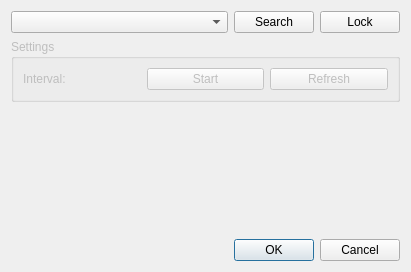
<?xml version="1.0" encoding="UTF-8"?>
<ui version="4.0">
 <class>networkDialog</class>
 <widget class="QDialog" name="networkDialog">
  <property name="geometry">
   <rect>
    <x>0</x>
    <y>0</y>
    <width>411</width>
    <height>272</height>
   </rect>
  </property>
  <property name="windowTitle">
   <string>Browse servers</string>
  </property>
  <property name="windowIcon">
   <iconset>
    <normaloff>:/icons/internet</normaloff>:/icons/internet</iconset>
  </property>
  <layout class="QVBoxLayout" name="verticalLayout_2">
   <item>
    <layout class="QHBoxLayout" name="horizontalLayout">
     <item>
      <widget class="QComboBox" name="serversComboBox">
       <property name="sizePolicy">
        <sizepolicy hsizetype="Preferred" vsizetype="Fixed">
         <horstretch>1</horstretch>
         <verstretch>0</verstretch>
        </sizepolicy>
       </property>
       <property name="minimumSize">
        <size>
         <width>120</width>
         <height>0</height>
        </size>
       </property>
       <property name="toolTip">
        <string>List of available servers. Push Search to refresh.</string>
       </property>
      </widget>
     </item>
     <item>
      <widget class="QPushButton" name="searchButton">
       <property name="toolTip">
        <string>Push to refresh servers list</string>
       </property>
       <property name="text">
        <string>Search</string>
       </property>
      </widget>
     </item>
     <item>
      <widget class="QPushButton" name="lockButton">
       <property name="toolTip">
        <string>Lock current server</string>
       </property>
       <property name="text">
        <string>Lock</string>
       </property>
       <property name="checkable">
        <bool>true</bool>
       </property>
      </widget>
     </item>
    </layout>
   </item>
   <item>
    <layout class="QHBoxLayout" name="horizontalLayout_2">
     <item>
      <widget class="QGroupBox" name="settingsGroupBox">
       <property name="enabled">
        <bool>false</bool>
       </property>
       <property name="title">
        <string>Settings</string>
       </property>
       <layout class="QHBoxLayout" name="horizontalLayout_3">
        <item>
         <widget class="QLabel" name="intervalLabel">
          <property name="text">
           <string>Interval:</string>
          </property>
         </widget>
        </item>
        <item>
         <widget class="QPushButton" name="startStopButton">
          <property name="text">
           <string>Start</string>
          </property>
          <property name="icon">
           <iconset>
            <normaloff>:/icons/refresh-inactive</normaloff>
            <normalon>:/icons/refresh</normalon>:/icons/refresh-inactive</iconset>
          </property>
          <property name="iconSize">
           <size>
            <width>16</width>
            <height>16</height>
           </size>
          </property>
          <property name="checkable">
           <bool>true</bool>
          </property>
         </widget>
        </item>
        <item>
         <widget class="QPushButton" name="refreshButton">
          <property name="text">
           <string>Refresh</string>
          </property>
         </widget>
        </item>
       </layout>
      </widget>
     </item>
    </layout>
   </item>
   <item>
    <spacer name="verticalSpacer">
     <property name="orientation">
      <enum>Qt::Vertical</enum>
     </property>
     <property name="sizeHint" stdset="0">
      <size>
       <width>20</width>
       <height>40</height>
      </size>
     </property>
    </spacer>
   </item>
   <item>
    <widget class="QDialogButtonBox" name="buttonBox">
     <property name="orientation">
      <enum>Qt::Horizontal</enum>
     </property>
     <property name="standardButtons">
      <set>QDialogButtonBox::Cancel|QDialogButtonBox::Ok</set>
     </property>
    </widget>
   </item>
  </layout>
 </widget>
 <resources/>
 <connections>
  <connection>
   <sender>buttonBox</sender>
   <signal>accepted()</signal>
   <receiver>networkDialog</receiver>
   <slot>accept()</slot>
   <hints>
    <hint type="sourcelabel">
     <x>248</x>
     <y>254</y>
    </hint>
    <hint type="destinationlabel">
     <x>157</x>
     <y>274</y>
    </hint>
   </hints>
  </connection>
  <connection>
   <sender>buttonBox</sender>
   <signal>rejected()</signal>
   <receiver>networkDialog</receiver>
   <slot>reject()</slot>
   <hints>
    <hint type="sourcelabel">
     <x>316</x>
     <y>260</y>
    </hint>
    <hint type="destinationlabel">
     <x>286</x>
     <y>274</y>
    </hint>
   </hints>
  </connection>
 </connections>
</ui>
